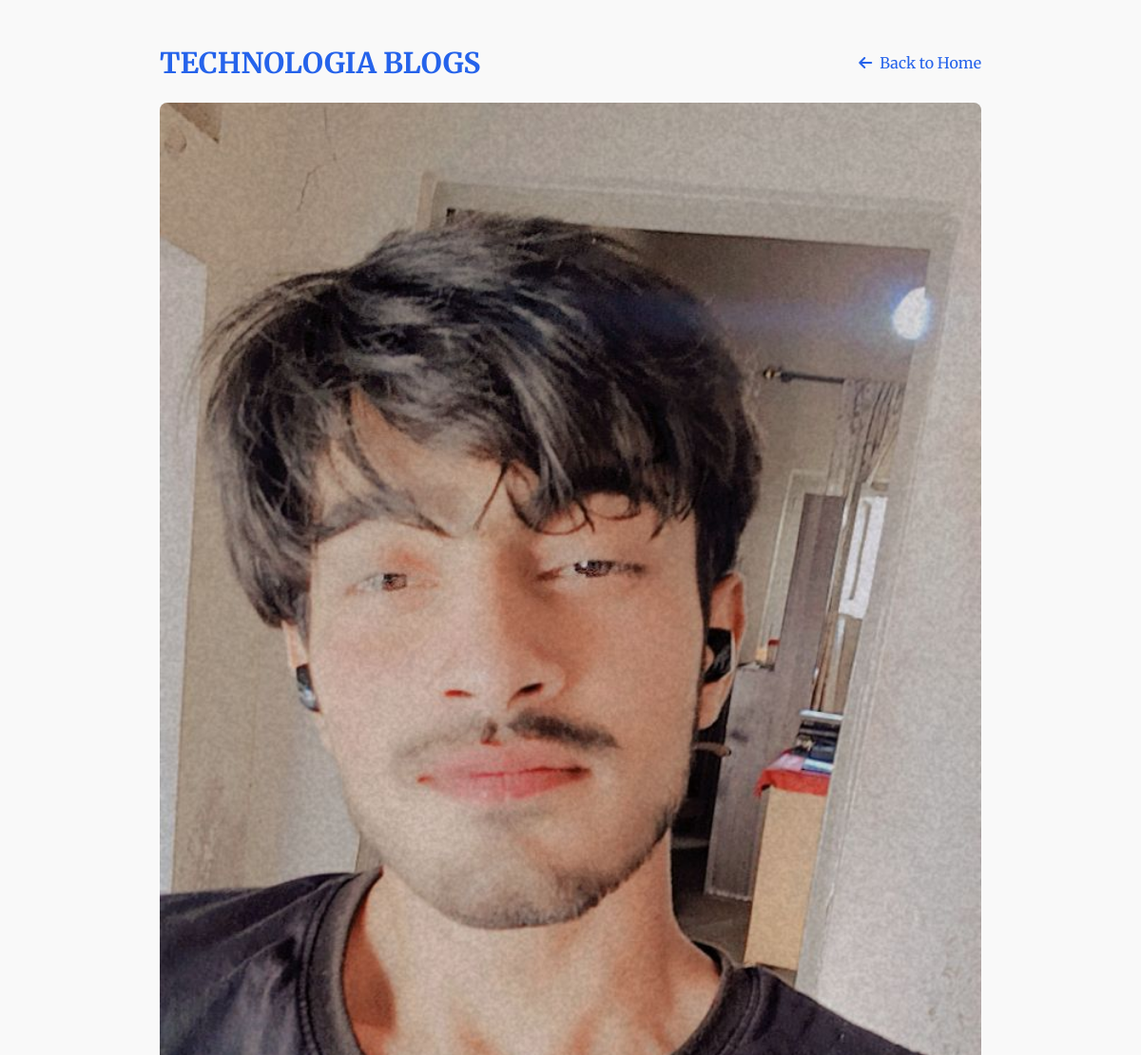
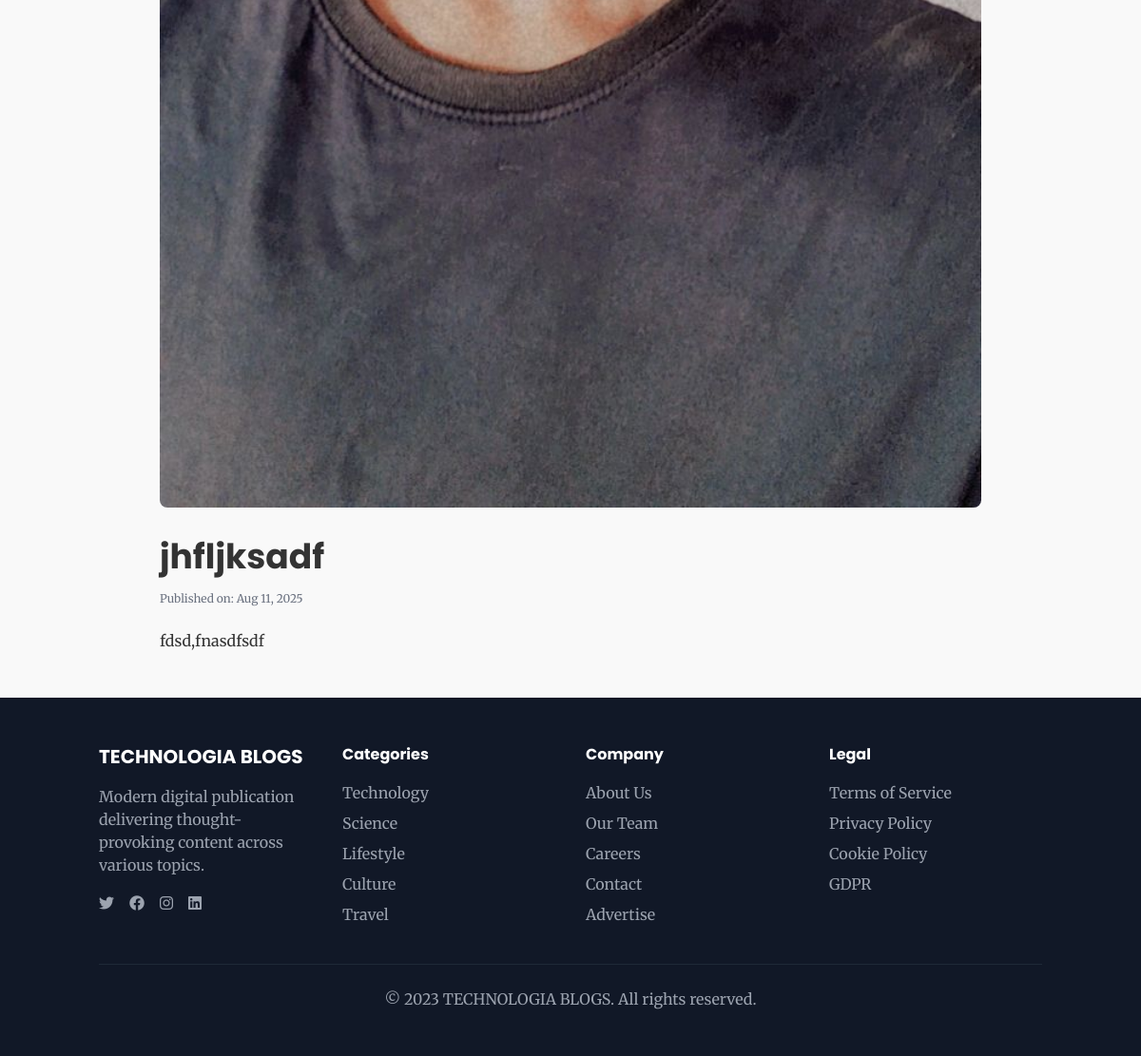
Screenshot of /article/2/ with the database file from the repository (2 pictures, top to bottom).
### articles/models.py (models this page shows, shortened)
class Article(models.Model):
    title = models.CharField(max_length=200)
    content = models.TextField()
    pub_date = models.DateTimeField(auto_now_add=True)
    thumbnail = models.ImageField(upload_to='article_thumbnails/', blank=True, null=True)
    category = models.ForeignKey(Category, on_delete=models.CASCADE, null=True, blank=True)

### articles/views.py (the view)
# urls.py: path('article/<int:pk>/', views.article_detail, name='article_detail'),
def article_detail(request, pk):
    article = get_object_or_404(Article, pk=pk)
    return render(request, 'articles/article_detail.html', {'article': article})

### articles/templates/articles/article_detail.html (shortened to what this page needs)
<!DOCTYPE html>
<html lang="en">
<head>
    <script src="https://cdn.tailwindcss.com"></script>
    <link rel="stylesheet" href="https://cdnjs.cloudflare.com/ajax/libs/font-awesome/6.4.0/css/all.min.css">
</head>
<body>
    <div class="container mx-auto px-4 py-12 max-w-4xl">
        <div class="flex justify-between items-center mb-6">
            <a href="{% url 'article_list' %}" class="text-3xl font-bold text-blue-600">TECHNOLOGIA BLOGS</a>
            <a href="{% url 'article_list' %}" class="flex items-center text-blue-600 hover:text-blue-800">
                <i class="fas fa-arrow-left mr-2"></i> Back to Home
            </a>
        </div>
        <article>
            {% if article.thumbnail %}
                <img src="{{ article.thumbnail.url }}" alt="{{ article.title }}" class="w-full h-auto rounded-lg mb-8">
            {% endif %}
            <div class="mb-6">
                <h1 class="text-3xl md:text-4xl font-bold mt-2 mb-4">{{ article.title }}</h1>
                <div class="flex items-center">
                    <div>
                        <p class="text-xs text-gray-500">Published on: {{ article.pub_date|date:"M d, Y" }}</p>
                    </div>
                </div>
            </div>
            <div class="prose max-w-none">
                {{ article.content|safe }}
            </div>
        </article>
    </div>
<footer class="bg-gray-900 text-white py-12">
        <div class="container mx-auto px-4">
            <div class="grid grid-cols-1 md:grid-cols-4 gap-8">
                <div>
                    <h3 class="text-xl font-bold mb-4">TECHNOLOGIA BLOGS</h3>
                    <p class="text-gray-400">Modern digital publication delivering thought-provoking content across various topics.</p>
                    <div class="flex space-x-4 mt-4">
                        <a href="#" class="text-gray-400 hover:text-white"><i class="fab fa-twitter"></i></a>
                        <a href="#" class="text-gray-400 hover:text-white"><i class="fab fa-facebook"></i></a>
                        <a href="#" class="text-gray-400 hover:text-white"><i class="fab fa-instagram"></i></a>
                        <a href="#" class="text-gray-400 hover:text-white"><i class="fab fa-linkedin"></i></a>
                    </div>
                </div>
                <div>
                    <h4 class="font-bold mb-4">Categories</h4>
                    <ul class="space-y-2">
                        <li><a href="#" class="text-gray-400 hover:text-white">Technology</a></li>
                        <li><a href="#" class="text-gray-400 hover:text-white">Science</a></li>
                        <li><a href="#" class="text-gray-400 hover:text-white">Lifestyle</a></li>
                        <li><a href="#" class="text-gray-400 hover:text-white">Culture</a></li>
                        <li><a href="#" class="text-gray-400 hover:text-white">Travel</a></li>
                    </ul>
                </div>
                <div>
                    <h4 class="font-bold mb-4">Company</h4>
                    <ul class="space-y-2">
                        <li><a href="#" class="text-gray-400 hover:text-white">About Us</a></li>
                        <li><a href="#" class="text-gray-400 hover:text-white">Our Team</a></li>
                        <li><a href="#" class="text-gray-400 hover:text-white">Careers</a></li>
                        <li><a href="#" class="text-gray-400 hover:text-white">Contact</a></li>
                        <li><a href="#" class="text-gray-400 hover:text-white">Advertise</a></li>
                    </ul>
                </div>
                <div>
                    <h4 class="font-bold mb-4">Legal</h4>
                    <ul class="space-y-2">
                        <li><a href="#" class="text-gray-400 hover:text-white">Terms of Service</a></li>
                        <li><a href="#" class="text-gray-400 hover:text-white">Privacy Policy</a></li>
                        <li><a href="#" class="text-gray-400 hover:text-white">Cookie Policy</a></li>
                        <li><a href="#" class="text-gray-400 hover:text-white">GDPR</a></li>
                    </ul>
                </div>
            </div>
            <div class="border-t border-gray-800 mt-10 pt-6 text-center text-gray-400">
                <p>© 2023 TECHNOLOGIA BLOGS. All rights reserved.</p>
            </div>
        </div>
    </footer>
</body>
</html>

### articles/templates/articles/article_detail.html (style rules this page uses)
body { font-family: 'Merriweather', serif; background-color: #f9f9f9; color: #333; }
h1, h2, h3, h4, h5, h6 { font-family: 'Poppins', sans-serif; }

### rows the page displays
Article: thumbnail (picture), title "jhfljksadf", pub_date "Aug 11, 2025", content "fdsd,fnasdfsdf"
